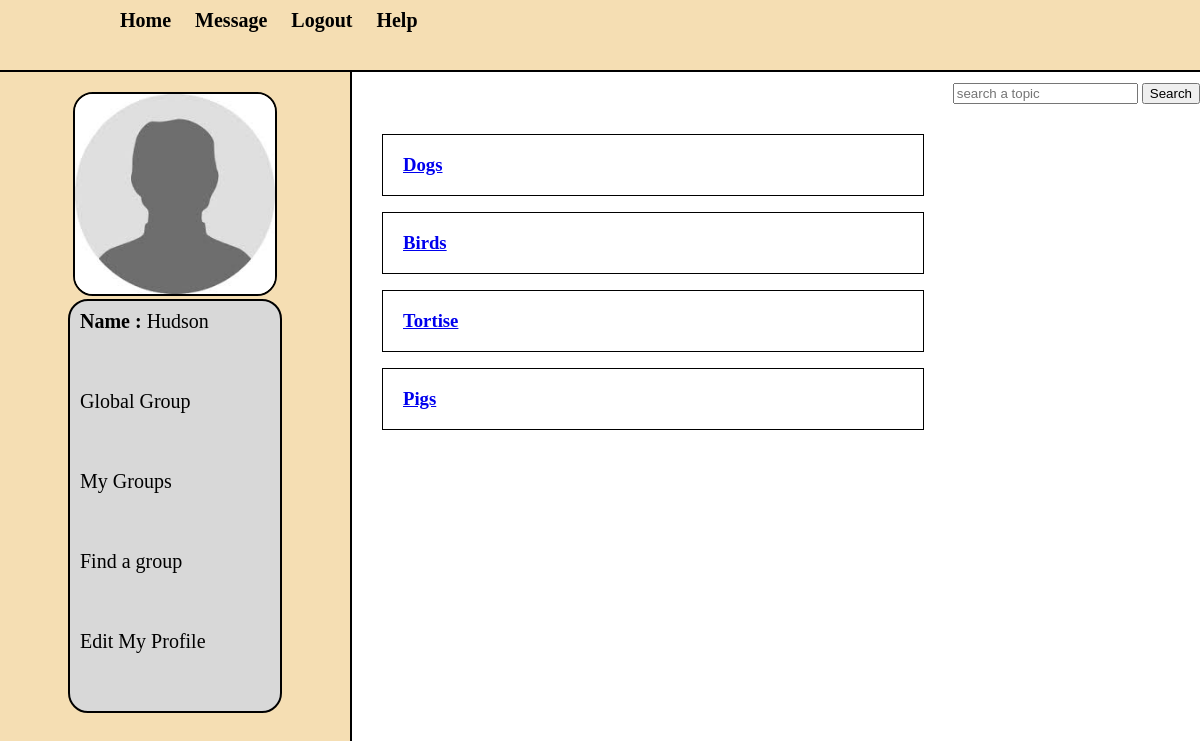
Page /my_groups.php (signed in) on the committed database.
### tables this page shows
CREATE TABLE `users` (
  `users_id` int(255) NOT NULL,
  `first_name` varchar(255) NOT NULL,
  `last_name` varchar(255) NOT NULL,
  `email` varchar(255) NOT NULL,
  `password` varchar(255) NOT NULL,
  `user_image` varchar(256) NOT NULL,
  `status` text NOT NULL,
  `dp_value` int(11) NOT NULL,
  `checkgit` int(255) NOT NULL
);

CREATE TABLE `topics` (
  `topic_id` int(11) NOT NULL,
  `topic_title` text NOT NULL,
  `choose` varchar(255) NOT NULL
);

### session.php (the view, shortened to what this page needs)
<?php
	$connection=mysqli_connect("localhost","admin","monarchs","pet_finder") or die("Connection Failed");
        ?>
<?php
function get_my_groups($users_id){
    global $connection;
    $get_groups="select topic_id from user_group where users_id = '$users_id'";
    $run_groups = mysqli_query($connection,$get_groups);
    while($row_groups = mysqli_fetch_array($run_groups,MYSQLI_ASSOC) ){
        $topic_id = $row_groups['topic_id'];
        $get_topic_name="select topic_title from topics where topic_id = '$topic_id'";
        $run_get_topic_name =mysqli_query($connection,$get_topic_name);
        while($row_topic_name=mysqli_fetch_array($run_get_topic_name,MYSQLI_ASSOC) ){
        $topic_title = $row_topic_name['topic_title'];
        echo "<div id='groups'>
        <h3><a href='group_profile.php?topic_id=$topic_id&topic_name=$topic_title'> $topic_title          </a>";
       echo "</h3></div></br>";
        }
        }
}
         ?>

### my_groups.php (shortened to what this page needs)
<?php
include "session.php";
?>
<!DOCTYPE html>
<html>
<head>
    <link rel= "stylesheet" href="style/home_style.css" media ="all"/>
  <link rel="stylesheet" href="https://cdnjs.cloudflare.com/ajax/libs/font-awesome/4.7.0/css/font-awesome.min.css">
    </head>
<body>
    <div class='container'>
        <div id= "head_wrap">
            <div id="header">
                <ul id="menu">
                <li><a href="home.php">Home</a></li>
                <li><a href="members.php">Message</a></li>
                <li><a href="logout.php">Logout</a></li>
                    <li><a href="help.php">Help</a></li>
                </ul>
            </div>
        </div>
                <form method="get" action="results.php" id="form1">
                <input type = "text" name = "user_query" placeholder = "search a topic"/>
                <input type = "submit" name = "search" value="Search">
                </form>
        <div class = "content">
            <div id= "user_timeline">
                <div id="user_details">
                    <?php
                    $user = $_SESSION['email'];
                    $get_user = "select * from users where email = '$user'";
                    $run_user = mysqli_query($connection,$get_user);
                    $row=mysqli_fetch_array($run_user);
                    $users_id = $row['users_id'];
                    $last_name = $row['last_name'];
                    $user_image=$row['user_image'];
                    $dp_value = $row['dp_value'];
                     if($dp_value != '0')
                    {
                            echo "
                    <center><img src='user/user_images/$user_image' width='200' height='200'/></center>";
                    }
                    else{
                        echo "
                    <center><img src='$user_image' width='200' height='200'/></center>";
                    }
                    echo "
                    <div id='user_mention'>
                     <p><strong><a href='my_profile.php'>Name : </strong> $last_name </a> </p>
                    <p><a href='my_global.php'> Global Group </a> </p>
                    <p><a href='my_groups.php'> My Groups</a> </p>
                     <p><a href='my_findgroup.php'> Find a group</a> </p>";
                     echo " <p><a href='my_editprofile.php'> Edit My Profile </a> </p>
                    </div>";
                    ?>
                </div>
            </div>
                    <div id= "content_timeline">
                     <br>
                     <br>
                    <?php get_my_groups($users_id); ?>
            </div>
        </div>
    </div>
</body>
</html>

### style/home_style.css (style rules this page uses)
html, body, div, span, applet, object, iframe, h1, h2, h3, h4, h5, h6, p, blockquote, pre, a, abbr, acronym, address, big, cite, code, del, dfn, em, img, ins, kbd, q, s, samp, small, strike, strong, sub, sup, tt, var, b, u, i, center, dl, dt, dd, ol, ul, li, fieldset, form, label, legend, table, caption, tbody, tfoot, thead, tr, th, td, article, aside, canvas, details, embed, figure, figcaption, footer, header, hgroup, menu, nav, output, ruby, section, summary, time, mark, audio, video { margin: 0; padding: 0; border: 0; }
body { line-height: 1; background-color: white; }
.container { overflow: hidden; margin:0; padding: 0; }
#head_wrap { width:100%; height: 50px; margin: 0 auto; padding: 10px; border-bottom: 2px solid black; background: wheat; }
#header { margin: 0 auto; width: 1000px; height: 10px; }
#menu { line-height: :35px; padding: 0; margin: 0; float: left; }
#menu li { display: inline; list-style: none; }
#menu a { margin:5px; padding : 5px; text-decoration: none; color: black; font-size: 20px; font-weight: bold; }
#form1 { float: right; line-height: 35px; padding-top: 3px; }
.content { width:10000px; margin: 0 auto; }
#user_timeline { background: wheat; width:350px; float: left; height: 900px; border-right: 2px solid black; }
#user_details { padding:20px; margin-bottom: 10px; }
#user_details img { border:2px solid black; border-radius: 20px; }
#user_details p { margin-bottom:50px; padding: 5px; }
#user_details a { color: black; font-size: 20px; text-decoration: none; }
#user_mention { background: #D8D8D8; border:2px solid black; border-radius: 20px; width: 200px; margin: 0 auto; padding: 5px; }
#content_timeline { float: left; width: 280px; padding: 30px; }
#groups { width: 500px; background: : wheat; padding: 20px; line-height: 20px; border:1px solid black; text-align: justify; }

### rows in the picture
users: user_image (placeholder picture), last_name "Hudson"
topics: topic_title "Dogs"
topics: topic_title "Birds"
topics: topic_title "Tortise"
topics: topic_title "Pigs"
